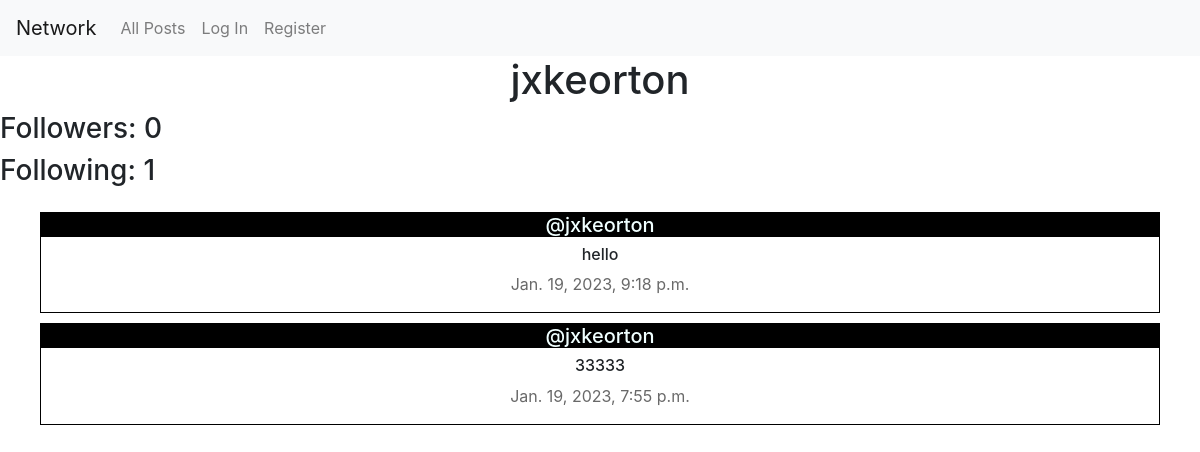
/profile/2, run on an earlier commit of the app's database.
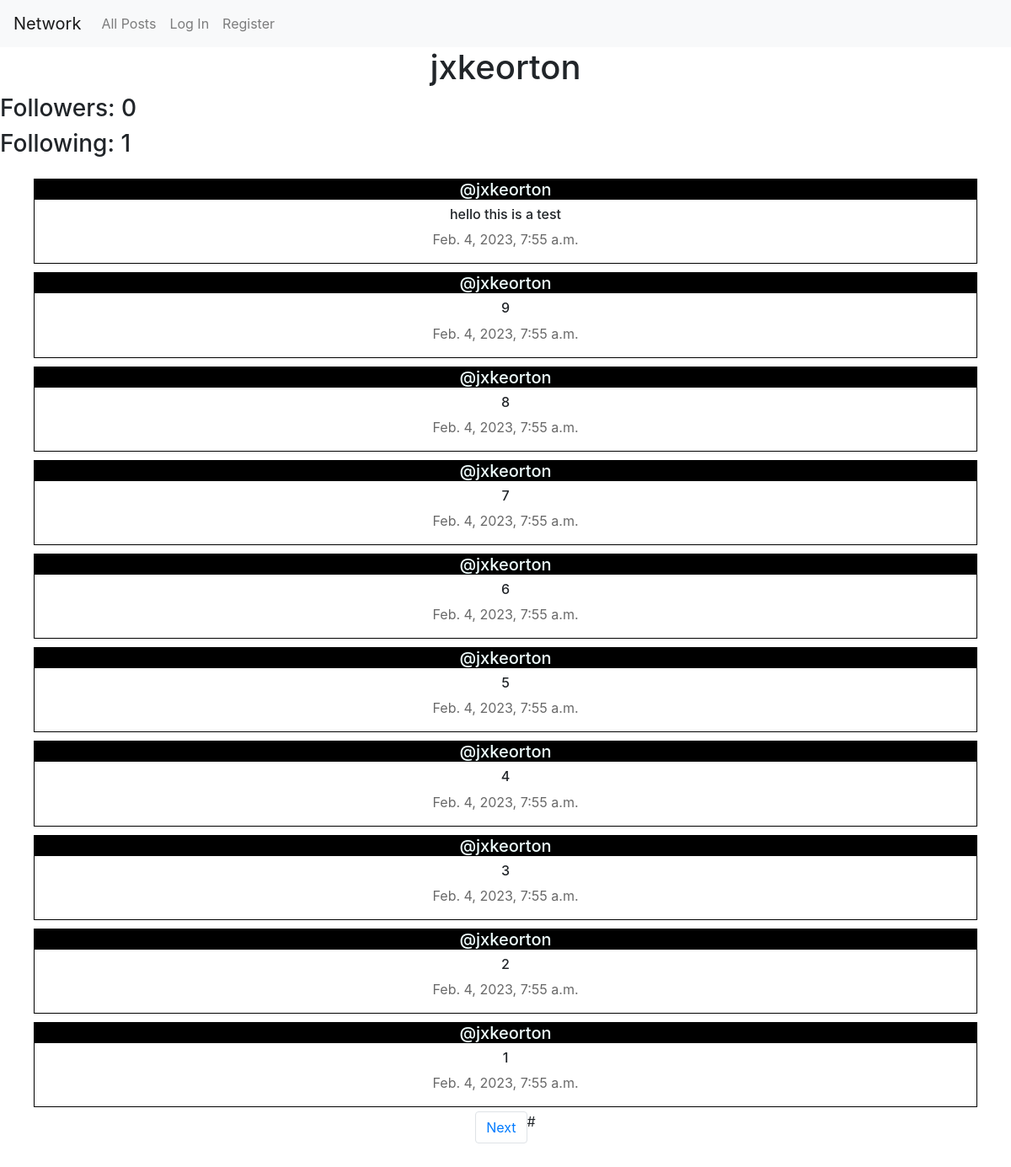
And on a later commit of the database.
### network/models.py (models this page shows, shortened)
class User(AbstractUser):
    pass

class Posts(models.Model):
    user = models.ForeignKey(User, on_delete=models.CASCADE, related_name="author")
    content = models.CharField(max_length=150)
    timestamp = models.DateTimeField(auto_now_add=True)

### network/views.py (the view)
# urls.py: path("profile/<int:user_id>", views.profile, name="profile"),
def profile(request, user_id):
    user = User.objects.get(pk=user_id)
    posts = Posts.objects.filter(user=user).order_by("id").reverse()
    following = Follow.objects.filter(user_following=user)
    followers = Follow.objects.filter(user_followed=user)
    try:
        checkFollow = followers.filter(user_following=User.objects.get(pk=request.user.id))
        if len(checkFollow) != 0:
            isFollowing = True
        else:
            isFollowing = False
    except:
        isFollowing = False
    paginator = Paginator(posts, 10)
    pageNumber = request.GET.get('page')
    posts_of_page = paginator.get_page(pageNumber)
    return render(request, "network/profile.html",{
        "posts": posts,
        "posts_of_page": posts_of_page,
        "username": user.username,
        "following": following,
        "followers": followers,
        "isFollowing": isFollowing,
        "users_profile": user,
    })

### network/templates/network/profile.html (shortened to what this page needs)
{% extends "network/layout.html" %}
{% block body %}
    <h1 class="title">{{ username }}</h1>
    <div>
        <h3>Followers: {{ followers.count }} </h3>
        <h3>Following: {{ following.count }}</h3>
    </div>
    <div class="all text-center">
    {% for post in posts_of_page %}
        <div class="post">
            <h5 class="username-header"><a href="{% url 'profile' user_id=post.user.id %}" class="username">@{{ post.user }}</a></h5>
            <h6 class="content">{{ post.content }}</h6>
            <p class="time">{{ post.timestamp }}</p>
        </div>
    {% endfor %}
    <nav aria-label="Page navigation example">
        <ul class="pagination d-flex justify-content-center">
            {% if posts_of_page.has_next %}
                <li class="page-item"><a class="page-link" href="?page={{ posts_of_page.next_page_number }}">Next</a></li>#
            {% endif %}
        </ul>
      </nav>
    </div>
{% endblock %}

### network/templates/network/layout.html (shortened to what this page needs)
{% load static %}
<!DOCTYPE html>
<html lang="en">
    <head>
        <link rel="stylesheet" href="https://stackpath.bootstrapcdn.com/bootstrap/4.4.1/css/bootstrap.min.css">
        <link href="{% static 'network/styles.css' %}" rel="stylesheet">
        <link rel="stylesheet" href="https://cdnjs.cloudflare.com/ajax/libs/font-awesome/4.7.0/css/font-awesome.min.css">
    </head>
    <body>
        <nav class="navbar navbar-expand-lg navbar-light bg-light">
            <a class="navbar-brand" href="{% url 'index' %}">Network</a>
            <div>
              <ul class="navbar-nav mr-auto">
                <li class="nav-item">
                  <a class="nav-link" href="{% url 'index' %}">All Posts</a>
                </li>
                {% if user.is_authenticated %}
                    <li class="nav-item">
                        <a class="nav-link" href="{% url 'following' %}">Following</a>
                    </li>
                    <li class="nav-item">
                        <a class="nav-link" href="{% url 'logout' %}">Log Out</a>
                    </li>
                {% else %}
                    <li class="nav-item">
                        <a class="nav-link" href="{% url 'login' %}">Log In</a>
                    </li>
                    <li class="nav-item">
                        <a class="nav-link" href="{% url 'register' %}">Register</a>
                    </li>
                {% endif %}
              </ul>
            </div>
          </nav>
        <div class="body">
            {% block body %}
            {% endblock %}
        </div>
    </body>
</html>

### network/static/network/styles.css (style rules this page uses)
.post { border: 1px solid black; display:flex; justify-content: center; flex-direction: column; box-sizing: border-box; margin: 5px 20px; }
.all { display:flex; justify-content: flex-start; flex-direction: column; margin: 20px; }
.username-header { background-color:black; }
.username { color:azure; }
.time { color:dimgray; }
.title { text-align: center; }

What changed in the data, as far as the page shows it:
no longer on this page (row edited): Posts: user "jxkeorton", content "hello", timestamp "Jan. 19, 2023, 9:18 p.m."
no longer on this page (row unchanged): Posts: user "jxkeorton", content "33333", timestamp "Jan. 19, 2023, 7:55 p.m."
added Posts: user "jxkeorton", content "hello this is a test", timestamp "Feb. 4, 2023, 7:55 a.m."
added Posts: user "jxkeorton", content "9", timestamp "Feb. 4, 2023, 7:55 a.m."
added Posts: user "jxkeorton", content "8", timestamp "Feb. 4, 2023, 7:55 a.m."
added Posts: user "jxkeorton", content "7", timestamp "Feb. 4, 2023, 7:55 a.m."
added Posts: user "jxkeorton", content "6", timestamp "Feb. 4, 2023, 7:55 a.m."
added Posts: user "jxkeorton", content "5", timestamp "Feb. 4, 2023, 7:55 a.m."
added Posts: user "jxkeorton", content "4", timestamp "Feb. 4, 2023, 7:55 a.m."
added Posts: user "jxkeorton", content "3", timestamp "Feb. 4, 2023, 7:55 a.m."
added Posts: user "jxkeorton", content "2", timestamp "Feb. 4, 2023, 7:55 a.m."
added Posts: user "jxkeorton", content "1", timestamp "Feb. 4, 2023, 7:55 a.m."
Also different on the page:
text now shown: "Next #"
